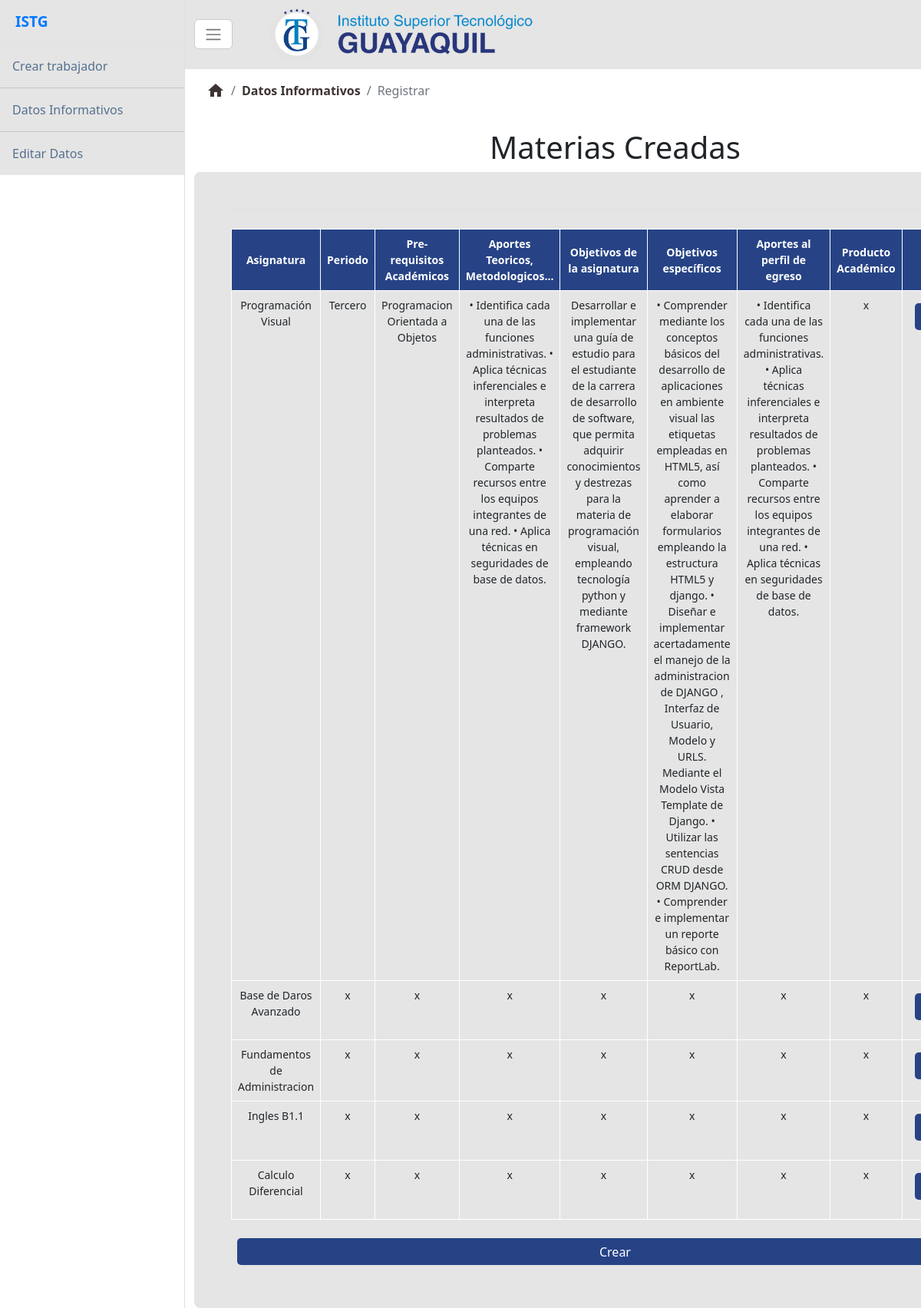
The app's page /datosinformativos/ with its own data.
### processos/models.py (models this page shows)
class Asignatura(models.Model):
    id = models.IntegerField(primary_key=True)
    nombre_asignatura = models.CharField(max_length=200)
    objetivo_asignatura = models.CharField(max_length=650)
    aportes_teoricos = models.CharField(max_length=1500)
    objetivos_especificos = models.CharField(max_length=1500)
    producto_academico = models.CharField(max_length=1500)
    prerequisito_academico = models.CharField(max_length=400)
    periodo = models.CharField(max_length=150)
    aportes_perfil_egreso = models.CharField(max_length=600)
    estado = models.CharField(max_length=3, default='A')

### processos/views.py (the view, shortened to what this page needs)
# urls.py: path('datosinformativos/', views.datosinfo_view, name='datosinfo'),
def datosinfo_view(request):
    datosAsignatura = Asignatura.objects.filter(estado='A')
    msg = ""
    msg1 = ""
    return render(request, 'datosinfo.html', {'datosAsignatura':
                                              datosAsignatura, 'msg': msg,  'msg1': msg1})

### processos/templates/datosinfo.html (shortened to what this page needs)
{% extends "dashboard.html" %} {% block content %}
<div class="d-flex" id="wrapper">
  <div class="container-fluid">
    <nav aria-label="breadcrumb">
      <ol class="breadcrumb p-3 bg-body-tertiary rounded-3">
        <li class="breadcrumb-item">
          <a class="link-body-emphasis" href="{% url 'dashboard' %}">
            <i class="material-icons">home</i>
          </a>
        </li>
        <li class="breadcrumb-item">
          <a class="link-body-emphasis fw-semibold text-decoration-none" href="{% url 'datosinfo' %}">Datos
            Informativos</a>
        </li>
        <li class="breadcrumb-item active" aria-current="page">Registrar</li>
      </ol>
    </nav>
    <div class="row align-items-md-stretch">
      <div class="cardcol-md-6 w-100">
        <h1 class="texto-azul-oscuro text-center">Materias Creadas</h1>
        <div class="p-5 text-bg-dark rounded-3 text-center">
          <div class="modal-head border from-control"></div>
          <br />
          <table class="small table accordion table-bordered rounded">
            <thead class="text-lg-center text-white" style="background-color: #274386">
              <tr>
                <th class="align-middle align-top">Asignatura</th>
                <th class="align-middle align-top">Periodo</th>
                <th class="align-middle align-top">
                  Pre-requisitos Académicos
                </th>
                <th class="align-middle align-top">
                  Aportes Teoricos, Metodologicos...
                </th>
                <th class="align-middle align-top">
                  Objetivos de la asignatura
                </th>
                <th class="align-middle align-top">Objetivos específicos</th>
                <th class="align-middle align-top">
                  Aportes al perfil de egreso
                </th>
                <th class="align-middle align-top">Producto Académico</th>
                <th class="align-middle align-top">Acciones</th>
              </tr>
            </thead>
            <tbody class="texto-pequeño">
              {% for asignatura in datosAsignatura %}
              <tr>
                <td>{{ asignatura.nombre_asignatura }}</td>
                <td>{{ asignatura.periodo }}</td>
                <td>{{ asignatura.prerequisito_academico }}</td>
                <td>{{ asignatura.aportes_teoricos }}</td>
                <td>{{ asignatura.objetivo_asignatura }}</td>
                <td>{{ asignatura.objetivos_especificos }}</td>
                <td>{{ asignatura.aportes_perfil_egreso }}</td>
                <td>{{ asignatura.producto_academico }}</td>
                <td>
                  <div class="d-flex m-2">
                    <button class="w-100 boton-guayaquil" type="button" class="btn btn-primary" data-bs-toggle="modal"
                      data-bs-target="#myModal">
                      <i>
                        <span class="material-icons">edit</span>
                      </i>
                    </button>&nbsp;&nbsp;
                  </div>
                </td>
              </tr>
              {% endfor %}
            </tbody>
          </table>
          <div class="p-2">
            <button class="w-100 boton-guayaquil" type="button" class="btn btn-primary" data-bs-toggle="modal"
              data-bs-target="#myModal">
              Crear
            </button>
          </div>
        </div>
      </div>
    </div>
  </div>
</div>
{% endblock content %}

### processos/static/css/estilo.css (style rules this page uses)
.boton-guayaquil { background-color: #274386; color: white; border: none; width: 100px; height: 35px; border-radius: 5px; }

### records on screen
Asignatura: nombre_asignatura "Programación Visual", periodo "Tercero", prerequisito_academico "Programacion Orientada a Objetos", aportes_teoricos "• Identifica cada una de las funciones administrativas. • Aplica técnicas inferenciales e interpreta resultados de problemas planteados. • Comparte recursos entre los equipos integrantes de una red. • Aplica técnicas en seguridades de base de datos.", objetivo_asignatura "Desarrollar e implementar una guía de estudio para el estudiante de la carrera de desarrollo de software, que permita adquirir conocimientos y destrezas para la materia de programación visual, empleando tecnología python y mediante framework DJANGO.", objetivos_especificos "• Comprender mediante los conceptos básicos del desarrollo de aplicaciones en ambiente visual las etiquetas empleadas en HTML5, así como aprender a elaborar formularios empleando la estructura HTML5 y django. • Diseñar e implementar acertadamente el manejo de la administracion de DJANGO , Interfaz de Usuario, Modelo y URLS. Mediante el Modelo Vista Template de Django. • Utilizar las sentencias CRUD desde ORM DJANGO. • Comprender e implementar un reporte básico con ReportLab.", aportes_perfil_egreso "• Identifica cada una de las funciones administrativas. • Aplica técnicas inferenciales e interpreta resultados de problemas planteados. • Comparte recursos entre los equipos integrantes de una red. • Aplica técnicas en seguridades de base de datos.", producto_academico "x"
Asignatura: nombre_asignatura "Base de Daros Avanzado", periodo "x", prerequisito_academico "x", aportes_teoricos "x", objetivo_asignatura "x", objetivos_especificos "x", aportes_perfil_egreso "x", producto_academico "x"
Asignatura: nombre_asignatura "Fundamentos de Administracion", periodo "x", prerequisito_academico "x", aportes_teoricos "x", objetivo_asignatura "x", objetivos_especificos "x", aportes_perfil_egreso "x", producto_academico "x"
Asignatura: nombre_asignatura "Ingles B1.1", periodo "x", prerequisito_academico "x", aportes_teoricos "x", objetivo_asignatura "x", objetivos_especificos "x", aportes_perfil_egreso "x", producto_academico "x"
Asignatura: nombre_asignatura "Calculo Diferencial", periodo "x", prerequisito_academico "x", aportes_teoricos "x", objetivo_asignatura "x", objetivos_especificos "x", aportes_perfil_egreso "x", producto_academico "x"
